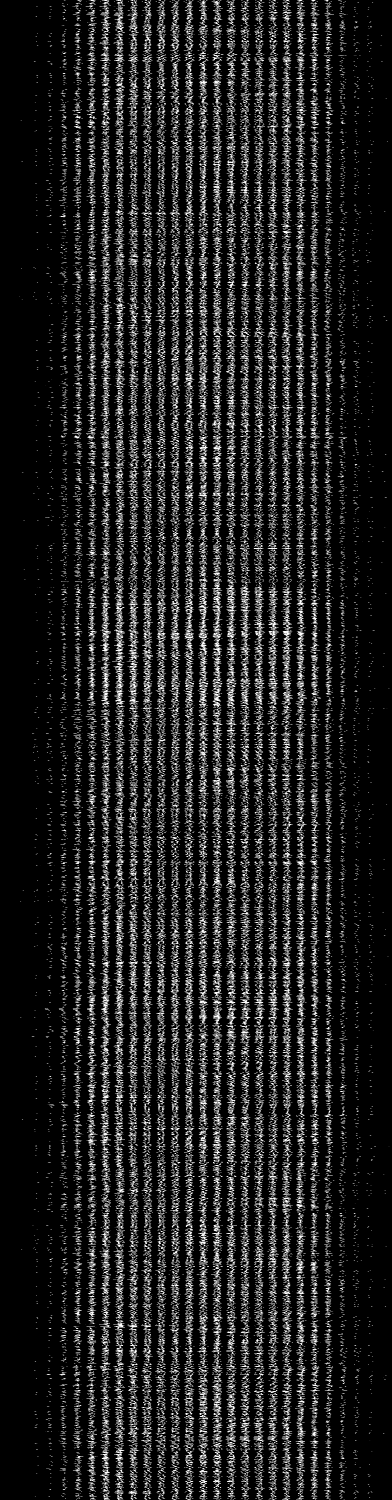
#> input picture content/07_Robot_Lab/mnist_batch_0.png, 784 x 3000 px (shown at 1/2 size); its folder holds only this picture in this run
$ python -i network_views.py   (imports and definitions only)
#> lines starting #> are read from the running program, lines starting #| are printed output that depends on the picture
# +
import matplotlib.pyplot as plt
import numpy as np

from PIL import Image

from sklearn.preprocessing import normalize

import pandas as pd


# +
from sklearn.neural_network import MLPClassifier

# tqdm provides progress bars to wrap around iterators
from tqdm.notebook import tqdm
from sklearn.utils._testing import ignore_warnings
from sklearn.exceptions import ConvergenceWarning

# [128 lines left out: functions progress_tracked_training, reshape_data, preview_weights, multiply_image_by_weights, displayImageLabelPairFromArray, _test_display and 1 more, not called in this run]


# +
from sensor_data import array_from_image


# [11 lines left out: function class_predict_from_image, not called in this run]


# +
from sensor_data import jiggle, crop_and_zoom_to_fit

# [12 lines left out: function predict_and_report_from_image, not called in this run]


# -

# We need a function that will accept a test image and that will:
# - test it;
# - display it;
# - display the test chart
def grabbed_image_predictor(img, label=''):
    # Convert to grayscale
    img = img.convert('L')
    if img.size==(20, 20):
        print("Cropping..")
        img = img.crop((3, 3, 17, 17))

    if img.size!=(28, 28):
        print("Resizing")
        img = img.resize((28, 28), Image.LANCZOS)

    #resized_image_bw_list = list(img.getdata())

    # get data as normalised array
    resized_image_bw_array = np.array(img.getdata()).astype(np.uint8)
    normalised_resized_image_bw_array = normalize([resized_image_bw_array], norm='max', axis=1)

    # Get the prediction for likelihood of class membership as a dataframe
    _dfx = pd.DataFrame(MLP.predict_proba(normalised_resized_image_bw_array)).T

    #Plot the class predictions as a bar chart
    _dfx.plot(kind='bar', legend=False, title="Confidence score for each class")

    prediction = MLP.predict(normalised_resized_image_bw_array)[0]
    # Report the actual and predicted class labels
    if label:
        # Report the actual and predicted class labels
        print(f'Actual label: {label}')
        print(f'Predicted label: {prediction} [{prediction == label}]')
    else:
        # Report the predicted class label
        print(f'Predicted label: {prediction}')

    # Display the sample as an image
    display(img)

>>> from PIL import Image
>>> picture = Image.open('mnist_batch_0.png')
#> picture is the input picture: PIL image 784x3000 L; min 0, max 255, mean 33.4
>>> result = grabbed_image_predictor(picture)
#> in grabbed_image_predictor, `img = img.resize((28, 28), Image.LANCZOS)`:
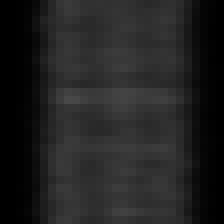
#> img: PIL image 28x28 L (shown 8 times larger); min 0, max 72, mean 33.5
#> in grabbed_image_predictor, `resized_image_bw_array = np.array(img.getdata()).astype(np.uint8)`: resized_image_bw_array = 784 values, max 72 at index 344, min 0 at index 0, mean 33.54
#> (the run stopped early here; a loop or call above may not have finished)
